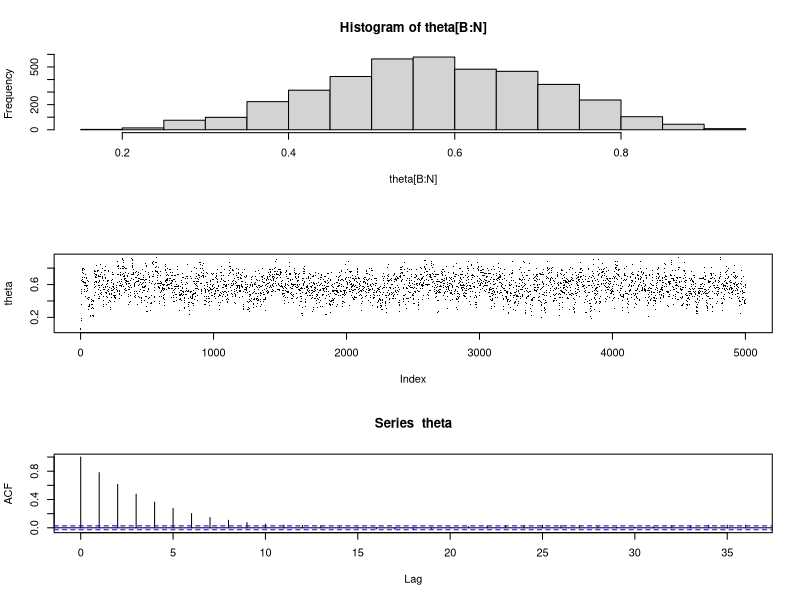

Generate this figure with R:
### 1 parameter problem

f=function(theta) 
{ 
  dbeta(theta,7,5)
}

# loop values
N = 5000
N1 = N + 1
B = 1000
accept.ct = 0   # acceptance count
theta = c()     # make theta a vector
theta[1] = runif(1)  # intialize theta - we don't know the function

for(i in 1:N1) 
{
	theta.star = 2
while (theta.star > 1 || theta.star < 0 ) 
{   
	theta.star = runif(1,theta[i]-.2,theta[i]+.2) # symmetric proposal uniform, draw from uniform
}
	f.star = f(theta.star)   # compute beta function for theta.star
	fi = f(theta[i])         # compute beta function for theta[i]
	alpha = min(1,f.star/fi) # alpha is value compared to runif(1), calculate the acceptance probability
if(runif(1) <= alpha ) 
{
	theta[i+1] = theta.star   # Accept the theta value
	accept.ct = accept.ct + 1
}
else 
{
  theta[i+1] = theta[i] # When not accepting, set next value to the current value
}
}

# acceptance count - helps to set proposal function
accept.ct/N 

# compute mean and variance ecluding burn in iterations

mean(theta[B:N])
var(theta[B:N])

# credible interval

theta.cr = theta[B:N]
theta.cr = sort(theta.cr)
U = as.integer(.975*(N-B))
L = as.integer(.025*(N-B))
print(c("(",round(theta.cr[L],4),",",round(theta.cr[U],4),")"),quote=FALSE)
par(mfrow=c(3,1))
hist(theta[B:N])
plot(theta,type='p',pch='.')
acf(theta)

# check actual values

theta.mean.actual = round(7/(7+5),4)
var.actual = round(5*7/(12^2*13),4)
print(c("Actual theta mean and variance =",
	theta.mean.actual,var.actual),quote=FALSE)


